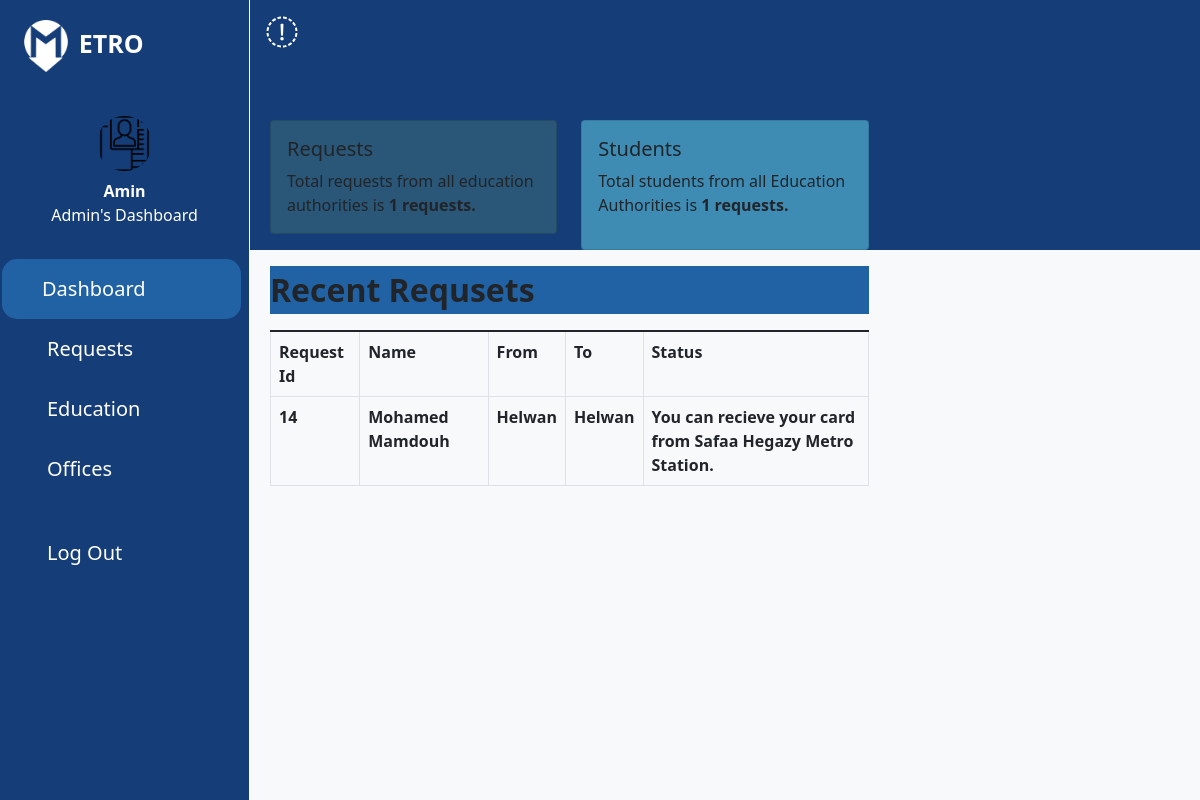
Page /assets/dashboard.php (signed in) on the committed database.
### tables this page shows
CREATE TABLE `reqeust` (
  `request_id` int(100) NOT NULL,
  `phone` varchar(17) NOT NULL,
  `address` varchar(100) NOT NULL,
  `edu_stage` varchar(100) NOT NULL,
  `edu_level` varchar(100) NOT NULL,
  `edu_auth` varchar(100) NOT NULL,
  `near_station` varchar(100) NOT NULL,
  `personal_img` varchar(255) NOT NULL,
  `identity_img` varchar(255) NOT NULL,
  `id_card_img` varchar(100) NOT NULL,
  `start_station` varchar(100) NOT NULL,
  `end_station` varchar(100) NOT NULL,
  `request_status` varchar(100) NOT NULL DEFAULT 'Under education authority review',
  `student_id` int(100) NOT NULL,
  `edu_id` int(100) NOT NULL,
  `metro_id` int(100) NOT NULL
);

CREATE TABLE `student` (
  `student_id` int(11) NOT NULL,
  `full_name` varchar(100) NOT NULL,
  `email` varchar(100) NOT NULL,
  `password` varchar(100) NOT NULL,
  `national_id` varchar(100) NOT NULL,
  `birthdate` varchar(100) NOT NULL,
  `gender` varchar(100) NOT NULL
);

### assets/dashboard.php (the view, shortened to what this page needs)
<?php
include '../config/config.php';
$admin_id = $_SESSION['admin_id'];
$sql = "SELECT * FROM `admin` WHERE id='$admin_id'";
$result_1 = mysqli_query($conn, $sql);
$admin_arr = mysqli_fetch_assoc($result_1);
$stmt_1 = "SELECT COUNT(request_id) FROM `reqeust`";
$result_2 = mysqli_query($conn, $stmt_1);
$req_arr = mysqli_fetch_assoc($result_2);
$stmt_2 = "SELECT COUNT(student_id) FROM `student`";
$result_3 = mysqli_query($conn, $stmt_2);
$stu_arr = mysqli_fetch_assoc($result_3);
$stmt_3 = " SELECT * FROM `student`
            INNER JOIN `reqeust`
            ON student.student_id = reqeust.student_id
            ORDER BY `request_id` DESC
            LIMIT 5";
$result_4 = mysqli_query($conn, $stmt_3);
?>
<!DOCTYPE html>
<html lang="en">
<head>
    <link rel="stylesheet" href="sassPract/css/normalize.css">
    <link rel="stylesheet" href="sassPract/css/all.min.css">
    <link rel="stylesheet" href="sassPract/css/bootstrap.min.css">
    <link rel="stylesheet" href="sassPract/css/main.css">
</head>
<body>
<div class="mainWrapper">
    <nav id="sidebar" class="sidebar toggled">
        <div class="sidebar-brand" >
            <img src="sassPract/css/img/adminIcons/istanbul-metro-logo.png" style="filter: invert();" class="w-25" alt=""> ETRO
        </div>
        <div class="sidebar-content">
            <div class="sidebar-user">
                <img src="sassPract/css/img/adminIcons/personal-information.png " class="w-25 img-fluid rounded-circle mb-2" alt="admin" >
                <div class="fw-bold"><?=$admin_arr['admin_name']?></div>
                <p>Admin's Dashboard</p>
            </div>
            <ul class="sidebar-nav">
                    <ul>
                        <li class="sidebar-item dashLinkActive"><a class="sidebar-link text-white" href="#">Dashboard</a></li>
                        <li class="sidebar-item"><a class="sidebar-link text-white" href="dashboardReq.php">Requests</a></li>
                        <li class="sidebar-item"><a class="sidebar-link text-white" href="dashboardEdu.php">Education</a></li>
                        <li class="sidebar-item"><a class="sidebar-link text-white" href="dashboardOffices.php">Offices</a></li> <br>
                        <li class="sidebar-item"><form action="" method="get"><button name="logout" class="sidebar-link text-white" style="border: 0px;" >Log Out</button></form></li>
                    </ul>
            </ul>
        </div>
    </nav>
<div class="main d-flex  flex-column bg-light ">
    <div>
        <nav class="navbar navbar-expand-lg navbar-light  p-3 sticky-top">
            <a class=" d-flex me-2 sidebar-toggle">
                <i class="fa-sharp fa-solid fa-bars fa-2x " style="color: white; cursor: pointer;"></i>
            </a>
            </div>
   <div class="content d-flex mt-5 p-2">
    <div class="container-fluid">
<div class="row d-flex ">
<div class="col-lg-8 col-lg-8 col-sm-12">
    <div class="row">
    <div class="col">
    <div class="card mb-3  " style="width: 100%; background-color: #2a5677;">
        <div class="card-body">
          <h5 class="card-title">Requests</h5>
          <p class="card-text">Total requests from all education authorities is <b> <?=$req_arr['COUNT(request_id)']?> requests.</b></p>
        </div>
      </div>
    </div>
<div class="col">
    <div class="card mb-3  " style="width: 100%; background-color: #3e8bb3;">
        <div class="card-body">
          <h5 class="card-title">Students</h5>
          <p class="card-text">Total students from all Education Authorities is <b> <?=$stu_arr['COUNT(student_id)']?> requests.</p>
        </div>
    </div>
    </div>
</div>
</div>
<div class="row secondPart">
    <div class="col-lg-8 col-sm-12 col-md-8">
        <table class="table table-bordered ">
          <thead> <p class="fs-2" style="background-color:#2062a4;"> Recent Requsets</p></thead>
            <tr>
              <th>Request Id</th>
              <th>Name</th>
              <th>From</th>
              <th>To</th>
              <th>Status</th>
            </tr>
        <?php
            while ($recent_req = mysqli_fetch_assoc($result_4)) { ?>
            <tr>
              <td><?=$recent_req['request_id']?></td>
              <td><?=$recent_req['full_name']?></td>
              <td><?=$recent_req['start_station']?></td>
              <td><?=$recent_req['end_station']?></td>
              <td><?=$recent_req['request_status']?></td>
            </tr>
        <?php
            }
        ?>
          </table>
    </div>
</div>
    </div>
   </div>
        </div>
    </div>
</div>
</body>
</html>

### assets/sassPract/css/main.css (style rules this page uses)
.mainWrapper { align-items: stretch; display: flex; overflow: hidden; position: relative; width: 100%; }
.mainWrapper::before { content: " "; background-color: #153d77; height: 250px; position: absolute; left: 0; top: 0; width: 100%; }
.toggled { margin-left: 0 !important; }
.sidebar { margin-left: -250px; background-color: #153d77; max-width: 250px; border-right: 1px solid #fff; min-width: 250px; transition: margin-left 0.4s ease-in-out, left 0.4s ease-in-out, margin-right 0.4s ease-in-out, right 0.4s ease-in-out; z-index: 2; -webkit-transition: margin-left 0.4s ease-in-out, left 0.4s ease-in-out, margin-right 0.4s ease-in-out, right 0.4s ease-in-out; -moz-transition: margin-left 0.4s ease-in-out, left 0.4s ease-in-out, margin-right 0.4s ease-in-out, right 0.4s ease-in-out; -ms-transition: margin-left 0.4s ease-in-out, left 0.4s ease-in-out, margin-right 0.4s ease-in-out, right 0.4s ease-in-out; -o-transition: margin-left 0.4s ease-in-out, left 0.4s ease-in-out, margin-right 0.4s ease-in-out, right 0.4s ease-in-out; }
.sidebar-brand { background-color: #153d77; color: white; display: block; font-size: 25px; font-weight: bold; padding: 20px; text-decoration: none; width: 100%; }
.sidebar-content { background-color: #153d77; display: flex; flex-direction: column; height: 100%; min-height: 100%; transition: margin-left 0.4s ease-in-out, left 0.4s ease-in-out, margin-right 0.4s ease-in-out, right 0.4s ease-in-out; }
.sidebar-user { background-color: #153d77; color: #fff; padding: 1.5rem 1rem 1rem; text-align: center; }
.sidebar-nav { background-color: transparent; display: flex; justify-content: flex-start; list-style: none; margin: 0%; padding: 0; }
.sidebar-item { list-style: none !important; padding: 5px; }
.sidebar-link { background-color: transparent; color: #000000; cursor: pointer; display: block; font-size: 20px; padding: 10px; font-weight: 400; position: relative; text-decoration: none; }
.main { width: 100%; min-height: 100vh; min-width: 0; }
.dashLinkActive { background-color: #2062a4; border: none; border-radius: 15px; -webkit-border-radius: 15px; -moz-border-radius: 15px; -ms-border-radius: 15px; -o-border-radius: 15px; padding: 5px 85px 5px 30px; margin-left: -30px; }
.AppForm .AppFormRight h2, p { z-index: 1; }

### rows in the picture
reqeust: request_id "14", student.full_name "Mohamed Mamdouh", start_station "Helwan", end_station "Helwan", request_status "You can recieve your card from Safaa Hegazy Metro Station."

### other values in the picture
$admin_arr['admin_name'] "Amin"
$req_arr['COUNT(request_id)'] "1"
$stu_arr['COUNT(student_id)'] "1"
